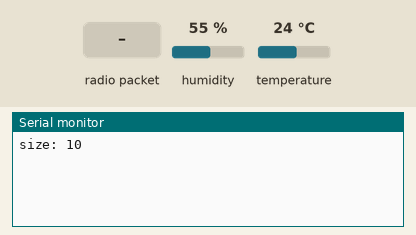
Bench run of a sketch on a simulated Arduino Uno, built with avr-gcc and run on an emulated ATmega328P. Shown: the last lines printed to the serial monitor. The inputs (shaded band) are chosen by the test bench; at power-on: humidity 55 %, temperature 24 °C. No radio packets arrive unless stated.

Above: at 1.2 s.
1.3 s: radio packet "1" arrives
At 2.5 s:
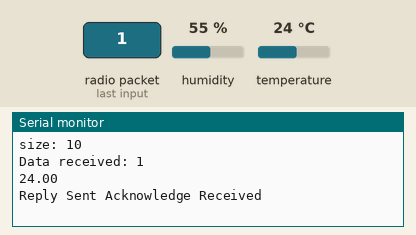
2.8 s: radio packet "0" arrives
At 3.5 s:
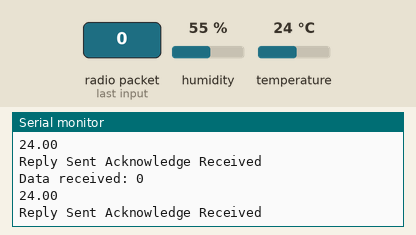

Measured:
- after the input at 1.3 s, the serial monitor: prints a new line at once (image 1)
- after the input at 2.8 s, the serial monitor: prints a new line at once (image 2)

The sketch:

reciever.ino
```cpp
//Radio===============================================

#include <SPI.h>
#include <nRF24L01.h>
#include <RF24.h>


#define CE_PIN   9
#define CSN_PIN 10

const byte myAddress[5] = {'0','0','0','0','2'};
const byte masterAddress[5] = {'T','X','a','a','a'};

RF24 radio(CE_PIN, CSN_PIN); // Create a Radio


//package===============================================
typedef struct {
  float temp;
  float humidity;
  int16_t id = 00001;
}package;

package data1;   // Package named data1 contains pktNo, rawPot, perPot, perCent & msg

//===============================================

char dataReceived[32] = {0}; // must match dataToSend in master
bool newData = false;

//Sensor===============================================

#include "DHT.h"
#define DHTPIN 2
#define DHTTYPE DHT11

DHT dht(DHTPIN, DHTTYPE);


//===============================================

void setup() {

    Serial.begin(9600);

    Serial.print("size: ");
    Serial.println(sizeof(data1));

    //==============Radio==============
    radio.begin();
    radio.setChannel(80);
    radio.setDataRate( RF24_250KBPS );
    radio.setPALevel(RF24_PA_MIN);

    //radio.setPayloadSize(16);

    radio.openWritingPipe(masterAddress); // NB these are swapped compared to the master
    radio.openReadingPipe(1, myAddress);

    radio.setRetries(5,15); // delay, count
    radio.startListening();


    //==============Sensnor==============
    dht.begin(); // initialize the sensor
}

//===============================================

void loop() {
  getData();
  showData();
  send();
}

//===============================================

void send() {
    if (newData == true) {
        radio.stopListening();
        bool rslt;
        data1.humidity=dht.readHumidity();
        data1.temp=dht.readTemperature();
        Serial.println(data1.temp);
        rslt = radio.write(&data1, sizeof(package));
        radio.startListening();

        Serial.print("Reply Sent ");
        //Serial.println(replyData);

        if (rslt) {
            Serial.println("Acknowledge Received");
        }
        else {
            Serial.println("Tx failed");
        }
        Serial.println();
        newData = false;
    }
}

//===============================================

void getData() {

    if ( radio.available() ) {
        radio.read( &dataReceived, sizeof(dataReceived) );
        //if ((char*)dataReceived=="Data Request"){
          newData = true;
        //}
    }
}

//===============================================

void showData() {
    if (newData == true) {
        Serial.print("Data received: ");
        Serial.println(dataReceived);
    }
}

//===============================================

byte int2byte(int Int, byte * Byte, int length){
  String stringInt = String(Int);
  int sizeOfInt = stringInt.length();

  for(int i=0;i<5;i++){
    Byte[i]='0';
    }

  int lenByte = length-1;

  for(int i=0; i<sizeOfInt; i++){
    Byte[lenByte-i]=(char)stringInt[(sizeOfInt-1)-i];
    }
  }
```
